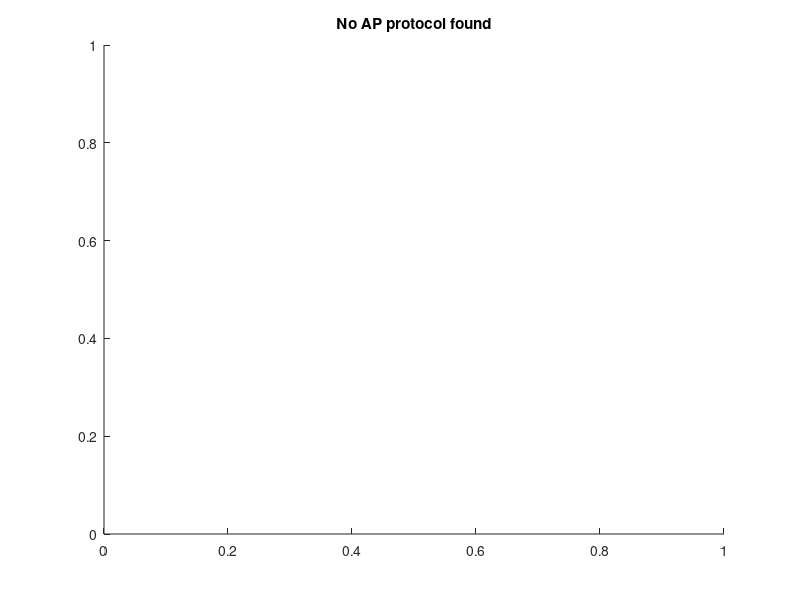

Source code (MATLAB):
clear
clc
Neuronlist={'Apr18IR4d'};

for neuron_count=1:length(Neuronlist)
% set default values to all the outputs to 0 so in the file if anything is
% 0, that protocol is bad!!
thre=NaN;
pe=NaN;
ampl=NaN;
riset=NaN;
decayt=NaN;
halft=NaN;
tau=NaN;
b1=[NaN NaN];
RN_allfit=NaN;
RN_fifit=NaN;
sag=NaN;
rheo=NaN;
f_ahp=NaN;

file_AP = sprintf([Neuronlist{neuron_count},'-AP.mat']); 
file_RN = sprintf([Neuronlist{neuron_count},'-Rn.mat']);
file_High=sprintf([Neuronlist{neuron_count},'-HighRn.mat']);
file_low=sprintf([Neuronlist{neuron_count},'-LowRn.mat']);
file_rheo = sprintf([Neuronlist{neuron_count},'-ramp.mat']); 
mkdir([Neuronlist{neuron_count},'_figs']);

%%%section 5:AP analysis single trace
cd(Neuronlist{neuron_count});
if (exist(file_AP,'file'))
load(file_AP);
mat_ap=matfile(file_AP);
Name_ap=whos(mat_ap);
if (isempty(Name_ap)~=1)
clear mat_ap
N_ap=length(Name_ap)/2;
Trace_temp=eval(Name_ap(2*1-1).name);
l_ap=length(Trace_temp(:,1));
T_ap=table([1:N_ap]',zeros(N_ap,l_ap),zeros(N_ap,l_ap),'VariableNames',{'Trace','t','v'});
Cur=zeros(N_ap,1);
str_temp=Name_ap(1).name;
pos_underscore=strfind(str_temp,'_');
hiname_template=str_temp(1:pos_underscore(3)); 
num_aplevel=0;
min_v=100;
i_hi=1;
%seperate the trace we want for AP analysis
marker_ap=0;
while (i_hi<N_ap)
pos_ap=0;
Cur_ap=zeros(num_aplevel,1);
Traceap=eval([hiname_template,num2str(i_hi),'_1']);
Trace_cur=eval([hiname_template,num2str(i_hi),'_2']);
l_cur=length(Trace_cur);
Cur_temp=roundn(mean(Trace_cur(round(0.3*l_cur):round(0.5*l_cur),2))*10^12,1);

v_ap=Traceap(:,2).*1000;
t_ap=Traceap(:,1).*1000;
if((max(v_ap)>0)&&(Cur_temp>0))
    [peak_temp id_peaktemp]=findpeaks(v_ap);
    ap_peaktemp=find(peak_temp>0);
    num_ptemp=length(find(peak_temp>0));
    t_aptemp=t_ap(id_peaktemp(ap_peaktemp));
    if ((num_ptemp>=3)&&(max(diff(t_aptemp))>20))
    marker_ap=1;
    break
    end
end
i_hi=i_hi+1;
end    

if(marker_ap~=0)
Trace_cur=eval([hiname_template,num2str(i_hi),'_2']);
Cur=roundn(mean(Trace_cur(1500:2500,2))*10^12,1);
l=length(v_ap);
dv_ap=get_dVdt(t_ap,v_ap);
d2v_ap=get_dVdt(t_ap(2:end-1),dv_ap(2:end));
t_bound=t_ap(end);
dv_thre=3;

cd(['../',Neuronlist{neuron_count},'_figs']);
subplot(1,2,1)
plot(t_ap,v_ap);
xlabel('Time (ms)');
ylabel('Vm (mV)');
title(['Full trace at ',num2str(Cur),'pA']);

[thre pe ampl riset decayt halft]=AP_ana(Neuronlist{neuron_count},t_ap,v_ap,dv_ap,d2v_ap,dv_thre);
else
    figure()
    title('No eligible AP trace found')
    cd(['../',Neuronlist{neuron_count},'_figs']);
    saveas(gcf,'No AP trace.png');
    close;
end
else
    figure()
    title('AP empty')
    cd(['../',Neuronlist{neuron_count},'_figs']);
    saveas(gcf,'AP empty.png');
    close;
end
else
    figure()
    title('No AP protocol found')
    cd(['../',Neuronlist{neuron_count},'_figs']);
    saveas(gcf,'No AP.png');
    close;
end   
cd ..
%%%%section 5 end


fout = fopen('output_ap.txt', 'a+');
str_date=date;

fprintf(fout,'%s\t%s\t%f\t%f\t%f\t%f\t%f\n',str_date,Neuronlist{neuron_count},thre,ampl,riset,decayt,halft);

end


